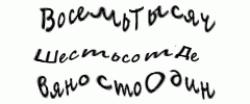
#> input picture slack_2.jpg, 250 x 104 px
$ python project_3.py
#> lines starting #> are read from the running program, lines starting #| are printed output that depends on the picture
import os
import cv2
import numpy as np
from PIL import Image
import pytesseract


img = cv2.imread("slack_2.jpg")  # or path to file
#> img is the input picture: shape (104, 250, 3); mean B, G, R 225.1, 227.3, 225.9

first_slice = img[0:34, 30:220]
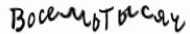
#> first_slice: shape (34, 190, 3); mean B, G, R 210.4, 212.5, 211.1
second_slice = img[34:68, 30:200]
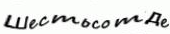
#> second_slice: shape (34, 170, 3); mean B, G, R 224.2, 226.2, 224.9
third_slice = img[68:102, 30:215]
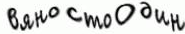
#> third_slice: shape (34, 185, 3); mean B, G, R 210.4, 212.1, 211

# [4 lines of commented-out code are left out]

im_v = cv2.hconcat([first_slice, second_slice, third_slice])
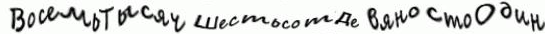
#> im_v: shape (34, 545, 3); mean B, G, R 214.7, 216.6, 215.4

# [7 lines of commented-out code are left out]
#> (the run stopped early here; a loop or call above may not have finished)

$ run again, with slack_1.jpg copied over slack_2.jpg
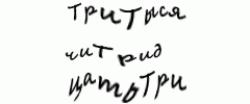
#> input picture slack_1.jpg, 250 x 104 px
#> img is the input picture: shape (104, 250, 3); mean B, G, R 235.4, 238, 236.3
#> `third_slice = img[68:102, 30:215]`:
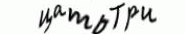
#> third_slice: shape (34, 185, 3); mean B, G, R 222.1, 224.3, 222.8
#> `im_v = cv2.hconcat([first_slice, second_slice, third_slice])`:
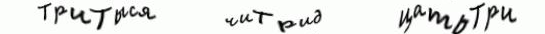
#> im_v: shape (34, 545, 3); mean B, G, R 229.2, 231.7, 230
